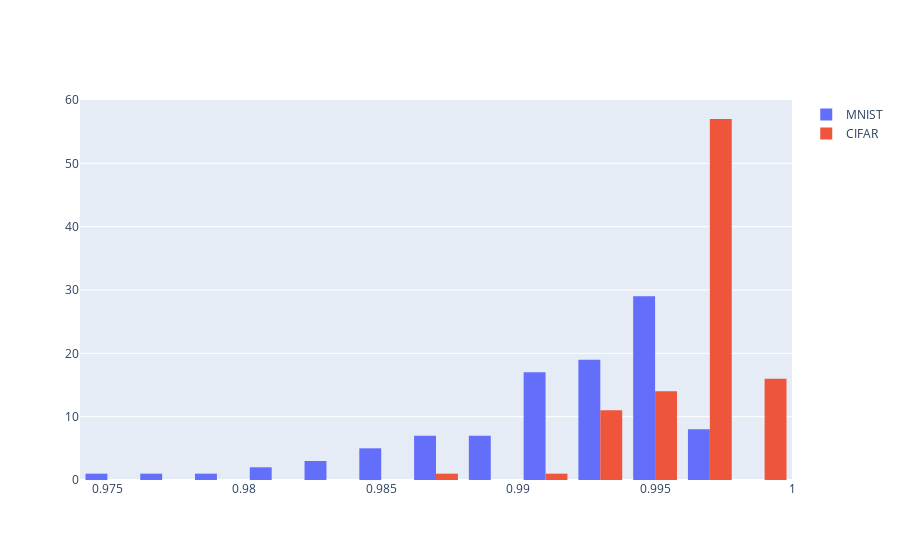

Notebook code for this chart:
### Code cell
temp = df_exp1.loc[df_exp1.dataset == 'cifar10']
print(temp[["initial_r2", "test_acc"]].corr())
# px.scatter(temp, x="initial_r2", y="test_acc", color="dataset",
#                  size='training_steps')
# px.histogram(temp, x='final_r2')
fig1.add_trace(go.Histogram(x=temp.final_r2, name='CIFAR'))
fig1.show()
